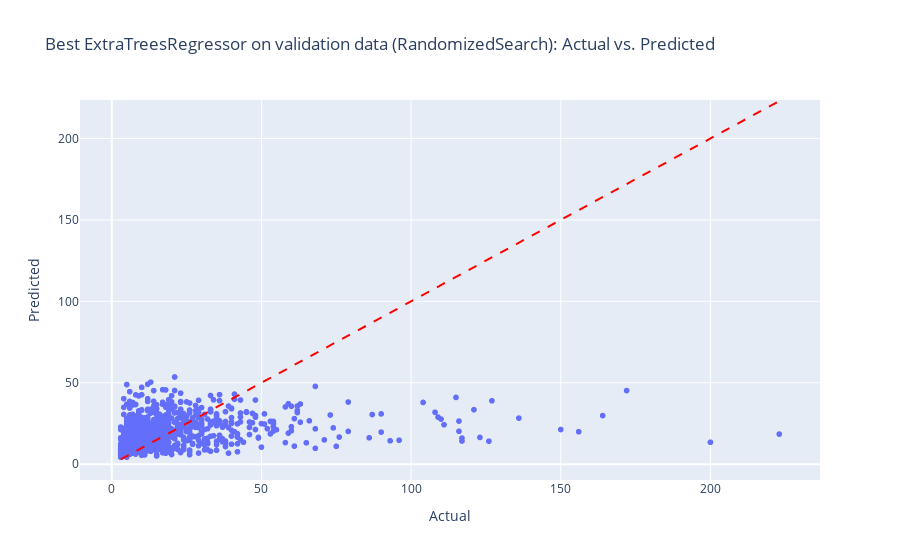

The code cell stored with this chart in its notebook:
### Markdown cell above
## Hyperparametertuning ExtraTreesRegressor

### Code cell
from sklearn.model_selection import RandomizedSearchCV

X_train_full = X_train_imputed
X_val_full = X_val_imputed

# Define the parameter grid for ExtraTreesRegressor
param_grid_et = {
    'n_estimators': [100, 200, 500],  # Number of trees
    'max_depth': [10, 20, 50, None],  # Maximum depth of the tree
    'min_samples_split': [2, 5, 10],  # Minimum samples required to split an internal node
    'min_samples_leaf': [1, 2, 4],    # Minimum samples required to be at a leaf node
    'bootstrap': [True, False]        # Whether bootstrap samples are used when building trees
}

# Initialize RandomizedSearchCV for ExtraTreesRegressor
random_search_et = RandomizedSearchCV(
    estimator=ExtraTreesRegressor(random_state=42),
    param_distributions=param_grid_et,
    n_iter=50,  # Number of random parameter combinations to try
    cv=5,  # 5-fold cross-validation
    scoring='neg_root_mean_squared_error',
    verbose=2,
    random_state=42,
    n_jobs=-1  # Use all available cores
)

# Fit the random search model on the full feature set (X_train_full)
random_search_et.fit(X_train_full, y_train)

# Best hyperparameters
print(f"Best Hyperparameters: {random_search_et.best_params_}")

# Best RMSE score
best_rmse = -random_search_et.best_score_
print(f"Best RMSE Score: {best_rmse:.3f}")

# After finding the best model, use it to predict on the validation set
best_et_model = random_search_et.best_estimator_

# Predict on the validation set (with full features)
y_val_pred_best_et = best_et_model.predict(X_val_full)

# Calculate RMSE for the full feature set
rmse_best_et = root_mean_squared_error(y_val, y_val_pred_best_et)
print(f"RMSE on Validation Set with Full Features: {rmse_best_et:.3f}")

# Call the plot_actual_vs_pred function to visualize actual vs predicted values
plot_actual_vs_pred(y_val, y_val_pred_best_et, "Best ExtraTreesRegressor on validation data (RandomizedSearch)")

### Figure 1 — Plotly figure (JSON) as saved in the notebook; plotly's stock layout.template omitted (floating-point values rounded to 4 significant figures; data arrays with more than 128 entries replaced by an {"elided": "..."} marker saying what was removed)
{"data": [{"hovertemplate": "Actual=%{x}<br>Predicted=%{y}<extra></extra>", "legendgroup": "", "marker": {"color": "#636efa", "symbol": "circle"}, "mode": "markers", "name": "", "showlegend": false, "type": "scattergl", "x": {"elided": "1160 int values"}, "xaxis": "x", "y": {"elided": "1160 float values"}, "yaxis": "y"}], "layout": {"legend": {"tracegroupgap": 0}, "shapes": [{"line": {"color": "Red", "dash": "dash"}, "type": "line", "x0": 3, "x1": 223, "y0": 3, "y1": 223}], "title": {"text": "Best ExtraTreesRegressor on validation data (RandomizedSearch): Actual vs. Predicted"}, "xaxis": {"anchor": "y", "domain": [0, 1], "title": {"text": "Actual"}}, "yaxis": {"anchor": "x", "domain": [0, 1], "title": {"text": "Predicted"}}}}
